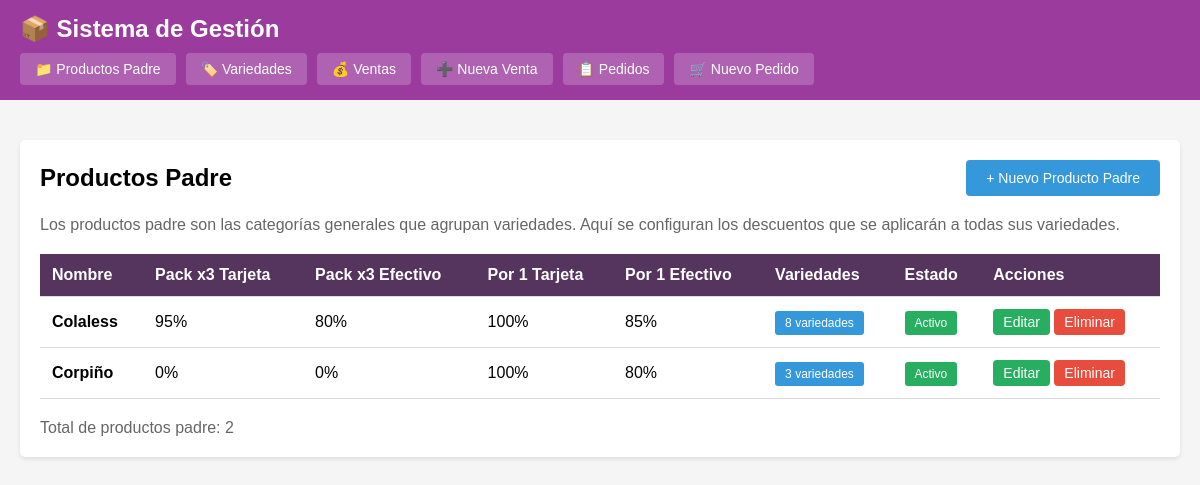
The app's page /index.php?c=productoPadre&a=index with its own data.
### tables this page shows
CREATE TABLE productos_padre (
            id INTEGER PRIMARY KEY AUTOINCREMENT,
            nombre VARCHAR(200) NOT NULL,
            porcentaje_pack3_tarjeta DECIMAL(5,2) DEFAULT 100,
            porcentaje_pack3_efectivo DECIMAL(5,2) DEFAULT 80,
            porcentaje_unidad_tarjeta DECIMAL(5,2) DEFAULT 100,
            porcentaje_unidad_efectivo DECIMAL(5,2) DEFAULT 80,
            activo INTEGER DEFAULT 1,
            fecha_creacion DATETIME DEFAULT CURRENT_TIMESTAMP
        );

### controllers/ProductoPadreController.php (called while the page is built, shortened)
<?php
class ProductoPadreController {
    private $productoPadreModel;
    public function __construct() {
        $this->productoPadreModel = new ProductoPadre();
    }
    public function index() {
        $productos = $this->productoPadreModel->getAll(true);
        $this->render('productos_padre/index', [
            'productos' => $productos
        ]);
    }
    private function render($view, $data = []) {
        extract($data);
        require BASE_PATH . '/views/' . $view . '.php';
        require BASE_PATH . '/views/layout.php';
    }
}
?>

### config/database.php (called while the page is built, shortened)
<?php
class Database {
    private static $instance = null;
    private $conn;
    private function __construct() {
        try {
            $this->conn = new PDO('sqlite:' . DB_PATH);
            $this->conn->setAttribute(PDO::ATTR_ERRMODE, PDO::ERRMODE_EXCEPTION);
            $this->conn->setAttribute(PDO::ATTR_DEFAULT_FETCH_MODE, PDO::FETCH_ASSOC);
        } catch(PDOException $e) {
            die("Error de conexión: " . $e->getMessage());
        }
    }
    public static function getInstance() {
        if (self::$instance === null) {
            self::$instance = new self();
        }
        return self::$instance;
    }
    public function getConnection() {
        return $this->conn;
    }
}
?>

### models/ProductoPadre.php (called while the page is built, shortened)
<?php
class ProductoPadre {
    private $db;
    public function __construct() {
        $this->db = Database::getInstance()->getConnection();
    }
    public function getAll($soloActivos = true) {
        $sql = "SELECT * FROM productos_padre";
        if ($soloActivos) $sql .= " WHERE activo = 1";
        $sql .= " ORDER BY nombre";
        $stmt = $this->db->query($sql);
        return $stmt->fetchAll();
    }
    public function cantidadVariedades($id) {
        $stmt = $this->db->prepare("SELECT COUNT(*) FROM variedades WHERE producto_padre_id = ? AND activo = 1");
        $stmt->execute([$id]);
        return $stmt->fetchColumn();
    }
}
?>

### views/productos_padre/index.php (the view)
<div style="display: flex; justify-content: space-between; align-items: center; margin-bottom: 20px;">
    <h2>Productos Padre</h2>
    <a href="index.php?c=productoPadre&a=crear" class="btn btn-primary">+ Nuevo Producto Padre</a>
</div>
<p style="color: #666; margin-bottom: 20px;">
    Los productos padre son las categorías generales que agrupan variedades. Aquí se configuran los descuentos que se aplicarán a todas sus variedades.
</p>
<?php if (empty($productos)): ?>
    <p>No hay productos padre registrados.</p>
<?php else: ?>
    <table>
        <thead>
            <tr>
                <th>Nombre</th>
                <th>Pack x3 Tarjeta</th>
                <th>Pack x3 Efectivo</th>
                <th>Por 1 Tarjeta</th>
                <th>Por 1 Efectivo</th>
                <th>Variedades</th>
                <th>Estado</th>
                <th>Acciones</th>
            </tr>
        </thead>
        <tbody>
            <?php
            $productoPadreModel = new ProductoPadre();
            foreach ($productos as $prod):
                $cantidad_variedades = $productoPadreModel->cantidadVariedades($prod['id']);
            ?>
                <tr>
                    <td><strong><?= htmlspecialchars($prod['nombre']) ?></strong></td>
                    <td><?= $prod['porcentaje_pack3_tarjeta'] ?>%</td>
                    <td><?= $prod['porcentaje_pack3_efectivo'] ?>%</td>
                    <td><?= $prod['porcentaje_unidad_tarjeta'] ?>%</td>
                    <td><?= $prod['porcentaje_unidad_efectivo'] ?>%</td>
                    <td>
                        <span class="badge" style="background: #3498db;"><?= $cantidad_variedades ?> variedades</span>
                    </td>
                    <td>
                        <span class="badge badge-activo">Activo</span>
                    </td>
                    <td>
                        <a href="index.php?c=productoPadre&a=editar&id=<?= $prod['id'] ?>" class="btn btn-success" style="padding: 5px 10px;">Editar</a>
                        <a href="index.php?c=productoPadre&a=eliminar&id=<?= $prod['id'] ?>"
                           class="btn btn-danger"
                           style="padding: 5px 10px;"
                           onclick="return confirm('¿Eliminar este producto padre?')">Eliminar</a>
                    </td>
                </tr>
            <?php endforeach; ?>
        </tbody>
    </table>
    <div style="margin-top: 20px; color: #666;">
        Total de productos padre: <?= count($productos) ?>
    </div>
<?php endif; ?>

### views/layout.php (style rules this page uses)
* { margin: 0; padding: 0; box-sizing: border-box; }
body { font-family: Arial, sans-serif; background: #f5f5f5; }
.btn { display: inline-block; padding: 10px 20px; text-decoration: none; border-radius: 4px; cursor: pointer; border: none; font-size: 14px; }
.btn-primary { background: #3498db; color: white; }
.btn-success { background: #27ae60; color: white; }
.btn-danger { background: #e74c3c; color: white; }
table { width: 100%; border-collapse: collapse; margin-top: 20px; }
table th, table td { padding: 12px; text-align: left; border-bottom: 1px solid #ddd; }
table th { background: #55345e; color: white; }
.badge { padding: 5px 10px; border-radius: 3px; font-size: 12px; color: white; }
.badge-activo { background: #27ae60; }

### records on screen
productos_padre: nombre "Colaless", porcentaje_pack3_tarjeta "95", porcentaje_pack3_efectivo "80", porcentaje_unidad_tarjeta "100", porcentaje_unidad_efectivo "85", id "8"
productos_padre: nombre "Corpiño", porcentaje_pack3_tarjeta "0", porcentaje_pack3_efectivo "0", porcentaje_unidad_tarjeta "100", porcentaje_unidad_efectivo "80", cantidad_variedades "3"

### other values on screen
count($productos) "2"
